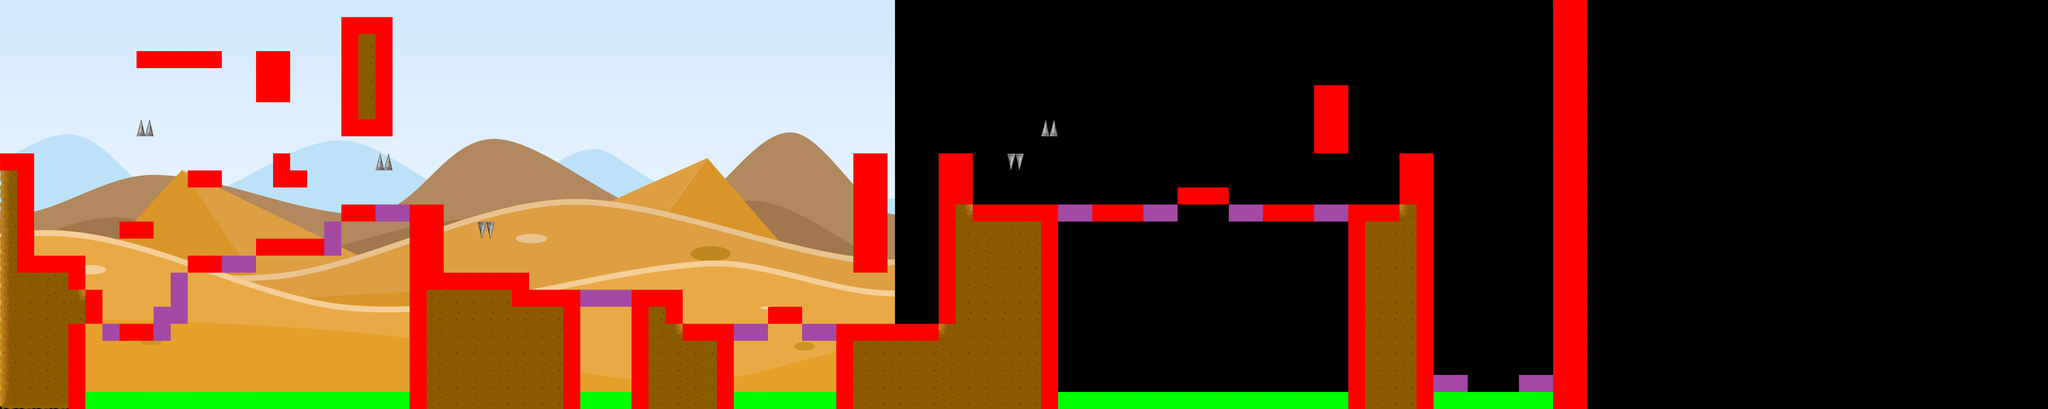

Below is a game level as drawn by its tile map, then a one-line description and the .tmx that defines it (tile-layer data replaced by summaries):
An orthogonal 120x24 tile map with 68x68 px tiles, 2 tile layers (Capa de Patrones 1, Capa de patrones 2), 1 image layer.

<map version="1.0" orientation="orthogonal" renderorder="right-down" width="120" height="24" tilewidth="68" tileheight="68" nextobjectid="1">
 <properties>
  <property name="bone_positionx" type="float" value="5848" />
  <property name="bone_positiony" type="float" value="1360" />
  <property name="camera_y_limit" type="float" value="-700" />
  <property name="parallax_speed" type="float" value="0.6" />
  <property name="player_starting_valuex" type="float" value="140" />
  <property name="player_starting_valuey" type="float" value="830" />
 </properties>
 <tileset firstgid="1" name="Tileset_little" tilewidth="68" tileheight="68" spacing="1" margin="1" tilecount="24" columns="6">
  <image source="Tileset_little.png" width="415" height="276" />
 </tileset>
 <imagelayer name="Capa de Imagen 1" offsetx="-1087.39" offsety="-1025.94">
  <image source="Background44.png" width="4653" height="2646" />
 </imagelayer>
 <layer name="Capa de Patrones 1" width="120" height="24">
  <data>[2880 cells, 496 non-empty, 15 distinct tile ids]</data>
 </layer>
 <layer name="Capa de patrones 2" width="120" height="24">
  <data>[2880 cells, 352 non-empty, 5 distinct tile ids]</data>
 </layer>
</map>
